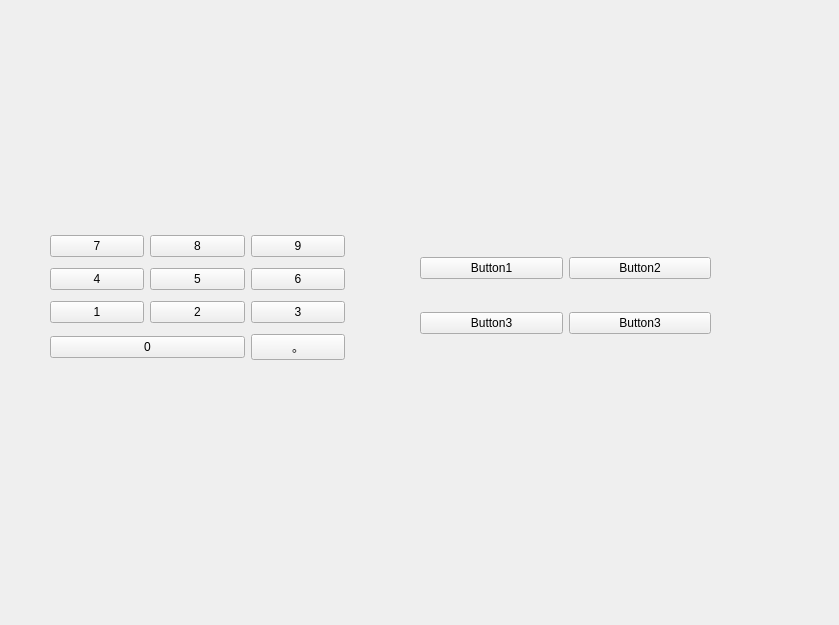
<?xml version="1.0" encoding="UTF-8"?>
<ui version="4.0">
 <class>Form</class>
 <widget class="QWidget" name="Form">
  <property name="geometry">
   <rect>
    <x>0</x>
    <y>0</y>
    <width>839</width>
    <height>625</height>
   </rect>
  </property>
  <property name="windowTitle">
   <string>Form</string>
  </property>
  <widget class="QWidget" name="">
   <property name="geometry">
    <rect>
     <x>420</x>
     <y>230</y>
     <width>291</width>
     <height>131</height>
    </rect>
   </property>
   <layout class="QGridLayout" name="gridLayout">
    <item row="0" column="0">
     <widget class="QPushButton" name="pushButton">
      <property name="text">
       <string>Button1</string>
      </property>
     </widget>
    </item>
    <item row="0" column="1">
     <widget class="QPushButton" name="pushButton_2">
      <property name="text">
       <string>Button2</string>
      </property>
     </widget>
    </item>
    <item row="1" column="0">
     <widget class="QPushButton" name="pushButton_3">
      <property name="text">
       <string>Button3</string>
      </property>
     </widget>
    </item>
    <item row="1" column="1">
     <widget class="QPushButton" name="pushButton_4">
      <property name="text">
       <string>Button3</string>
      </property>
     </widget>
    </item>
   </layout>
  </widget>
  <widget class="QWidget" name="">
   <property name="geometry">
    <rect>
     <x>50</x>
     <y>230</y>
     <width>295</width>
     <height>135</height>
    </rect>
   </property>
   <layout class="QGridLayout" name="gridLayout_2">
    <item row="0" column="0">
     <widget class="QPushButton" name="pushButton_5">
      <property name="text">
       <string>7</string>
      </property>
     </widget>
    </item>
    <item row="0" column="1">
     <widget class="QPushButton" name="pushButton_6">
      <property name="text">
       <string>8</string>
      </property>
     </widget>
    </item>
    <item row="0" column="2">
     <widget class="QPushButton" name="pushButton_7">
      <property name="text">
       <string>9</string>
      </property>
     </widget>
    </item>
    <item row="1" column="0">
     <widget class="QPushButton" name="pushButton_8">
      <property name="text">
       <string>4</string>
      </property>
     </widget>
    </item>
    <item row="1" column="1">
     <widget class="QPushButton" name="pushButton_9">
      <property name="text">
       <string>5</string>
      </property>
     </widget>
    </item>
    <item row="1" column="2">
     <widget class="QPushButton" name="pushButton_10">
      <property name="text">
       <string>6</string>
      </property>
     </widget>
    </item>
    <item row="2" column="0">
     <widget class="QPushButton" name="pushButton_11">
      <property name="text">
       <string>1</string>
      </property>
     </widget>
    </item>
    <item row="2" column="1">
     <widget class="QPushButton" name="pushButton_12">
      <property name="text">
       <string>2</string>
      </property>
     </widget>
    </item>
    <item row="2" column="2">
     <widget class="QPushButton" name="pushButton_13">
      <property name="text">
       <string>3</string>
      </property>
     </widget>
    </item>
    <item row="3" column="0" colspan="2">
     <widget class="QPushButton" name="pushButton_14">
      <property name="text">
       <string>0</string>
      </property>
     </widget>
    </item>
    <item row="3" column="2">
     <widget class="QPushButton" name="pushButton_15">
      <property name="text">
       <string>。</string>
      </property>
     </widget>
    </item>
   </layout>
  </widget>
 </widget>
 <resources/>
 <connections/>
</ui>
